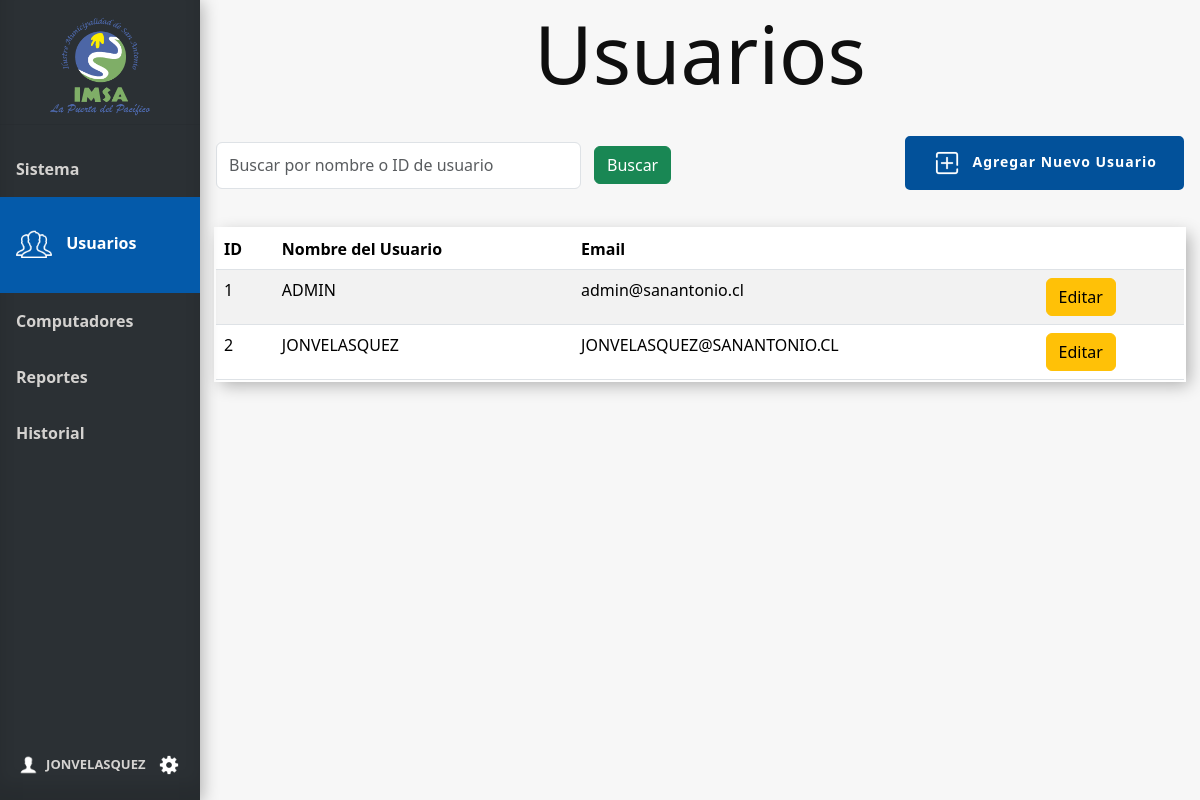
Before: /usuarios (signed in) with the older database file.
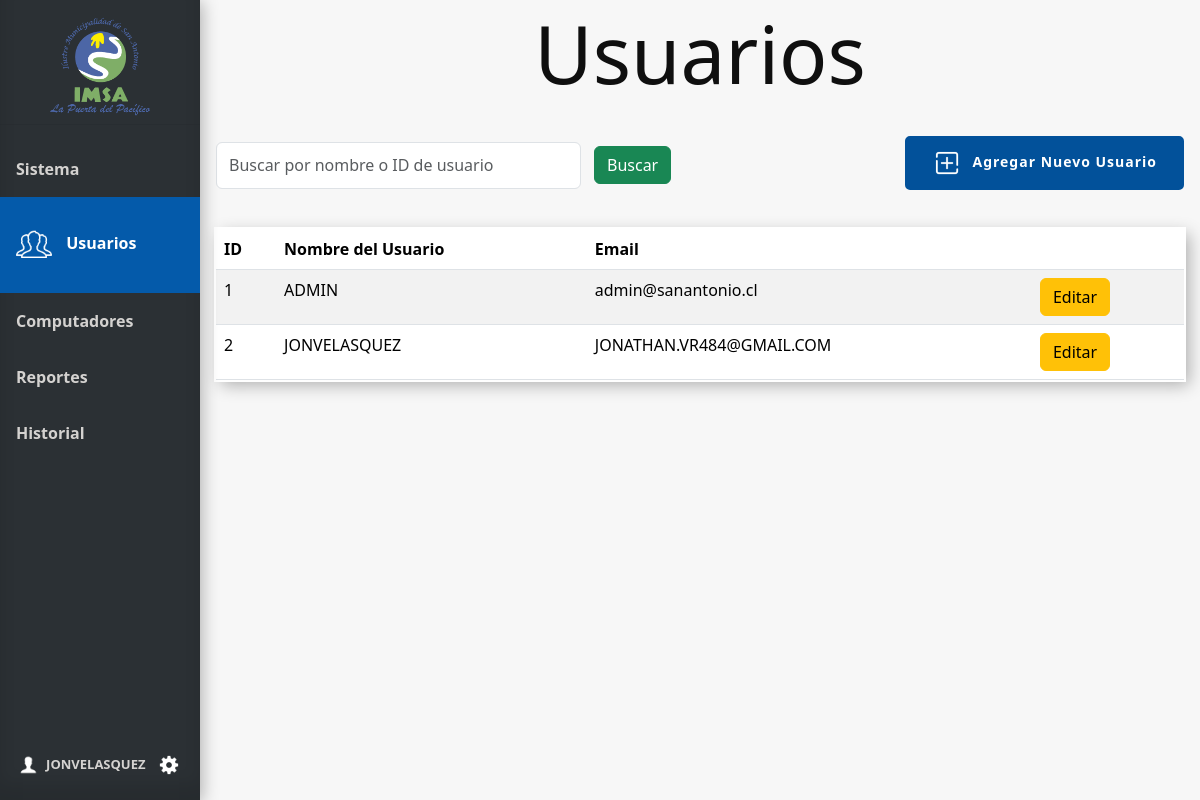
After: the same page with the newer database file.
### tables this page shows
CREATE TABLE Usuario (
    Id_usuario INTEGER PRIMARY KEY AUTOINCREMENT,
    Nombre_user VARCHAR(100),
    Email VARCHAR(100),
    Psw VARCHAR(100)
);

### app.py (the view)
@app.route('/usuarios', methods=['GET'])
@login_required
def usuarios():
    conn = get_db_connection()
    search_query = request.args.get('search', '')
    query = '''SELECT Usuario.Id_usuario, Usuario.Nombre_user, Usuario.Email FROM Usuario Where 1 = 1'''
    pcs = conn.execute("SELECT * FROM Pc").fetchall()
    params = []
    if search_query:
        query += ' AND (Usuario.Nombre_user LIKE ?  OR Usuario.Id_usuario LIKE ?)'
        params.extend(['%' + search_query + '%', '%' + search_query + '%'])
    users = conn.execute(query, params).fetchall()
    conn.close()
    return render_template('usuarios.html', users=users, pcs=pcs,  user=current_user)

### app.py (called while the page is built)
@login_manager.user_loader
def load_user(user_id):
    return Usuario.get_by_id(user_id)

def get_db_connection():
    conn = sqlite3.connect('database.db')
    conn.row_factory = sqlite3.Row
    return conn

### model.py (called while the page is built)
def get_db_connection():
    conn = sqlite3.connect('database.db')
    conn.row_factory = sqlite3.Row
    return conn

    @staticmethod
    def get_by_id(id_usuario):
        conn = get_db_connection()
        user_data = conn.execute('SELECT * FROM Usuario WHERE Id_usuario = ?', (id_usuario,)).fetchone()
        conn.close()
        if user_data:
            return Usuario(user_data['Id_usuario'], user_data['Nombre_user'], user_data['Email'], user_data['psw'])
        return None

### templates/usuarios.html (shortened to what this page needs)
{% extends 'base.html' %}
{% block head %}
<link rel="stylesheet" href="{{ url_for('static', filename='css/style_usuarios.css') }}">
{% endblock %}
{% block content %}
<h1 class="block-effect" style="--td:0.3s">
    <div class="block-reveal" style="--bc: #2b3034; --d: 0.5s">Usuarios</div>
</h1>
<div class="head">
    <div class="filtros">
        <form method="get" action="{{ url_for('usuarios') }}" id="filtro-form">
            <div class="filtro">
                <input class="form-control me-2" type="search" name="search"
                    placeholder="Buscar por nombre o ID de usuario" aria-label="Search"
                    value="{{ request.args.get('search', '') }}">
                <button class="btn btn-success" type="submit">Buscar</button>
            </div>
        </form>
    </div>
    <div class="Botones_Usuario">
        <button class="button_slide slide_left" data-bs-toggle="modal" data-bs-target="#ModalAgregarUsuario"><img
                id="agregar" src="{{ url_for('static', filename='img/icon-agregar.png') }}" alt="icon-agregar"
                width="30px"><b>Agregar Nuevo Usuario</b></button>
    </div>
</div>
{% if users %}
<table class="table table-responsive-md table-striped mt-3">
    <thead>
        <tr>
            <th>ID</th>
            <th>Nombre del Usuario</th>
            <th class="responsive">Email</th>
            <th></th>
        </tr>
    </thead>
    <tbody>
        {% for row in users %}
        <tr>
            <td>{{ row['Id_usuario'] }}</td>
            <td>{{ row['Nombre_user'] }}</td>
            <td class="responsive">{{ row['email'] }}</td>
            <td>
                <a href="{{ url_for('editar_usuario', id=row['Id_usuario']) }}" class="btn btn-warning">Editar</a>
            </td>
        </tr>
        {% endfor %}
    </tbody>
</table>
{% else %}
<tr>
    <div class="alert alert-danger" role="alert">
        No existen registros.
    </div>
</tr>
{% endif %}
{% endblock %}

### templates/base.html (shortened to what this page needs)
<!doctype html>
<html lang="es">
<head>
  {% block head %} {% endblock %}
  <link rel="stylesheet" href="{{ url_for('static', filename='css/style_base.css') }}">
  <link rel="stylesheet" href="{{ url_for('static', filename='css/style_ajustes.css') }}">
  <link href="https://cdn.jsdelivr.net/npm/bootstrap@5.3.3/dist/css/bootstrap.min.css" rel="stylesheet"
>
</head>
<body>
  <div class="sidebar" style="display: flex; flex-direction: column; height: 100vh;">
    <div class="tituloMenu">
      <img src="{{ url_for('static', filename='img/logo.png') }}" alt="Logo-IMSA" width="100px">
    </div>
    <hr>
    <a href="{{ url_for('index') }}" class="slide_right {% if request.endpoint == 'index' %}active{% endif %}">
      <b>Sistema</b>
    </a>
    <a href="{{ url_for('usuarios') }}" class="slide_right {% if request.endpoint == 'usuarios' %}active{% endif %}">
      <img id="icon-usuarios" class="menu-icon {% if request.endpoint == 'usuarios' %}show{% endif %}"
        src="{{ url_for('static', filename='img/icon-usuarios.png') }}" alt="icon-Usuarios">
      <b>Usuarios</b>
    </a>
    <a href="{{ url_for('computadores') }}"
      class="slide_right {% if request.endpoint == 'computadores' %}active{% endif %}">
      <b>Computadores</b>
    </a>
    <a href="{{ url_for('reportes') }}" class="slide_right {% if request.endpoint == 'reportes' %}active{% endif %}">
      <b>Reportes</b>
    </a>
    <a href="{{ url_for('historial') }}" class="slide_right {% if request.endpoint == 'historial' %}active{% endif %}">
      <b>Historial</b>
    </a>
    <div class="menuAbajo">
      <div class="bodyCuenta">
        <a href="#" id="cuenta">
          <img src="{{ url_for('static', filename='img/icon-usuario.png') }}" alt="" width="20px"><b
            style="font-size: small;">{{ user.nombre_usuario}}</b>
        </a>
      </div>
      <div class="ajustes">
        <a href="" data-bs-toggle="modal" data-bs-target="#ModalAjustes"> <img id="icon-ajuste"
            src="{{ url_for('static', filename='img/icon-ajuste.png') }}" alt="logoAjuste"></a>
      </div>
    </div>
  </div>
  <div class="content">
    {% block content %}
    {% endblock %}
  </div>
</body>
</html>

Changed rows visible on the page:
changed Usuario "JONVELASQUEZ": email "JONVELASQUEZ@SANANTONIO.CL" → "JONATHAN.VR484@GMAIL.COM"
